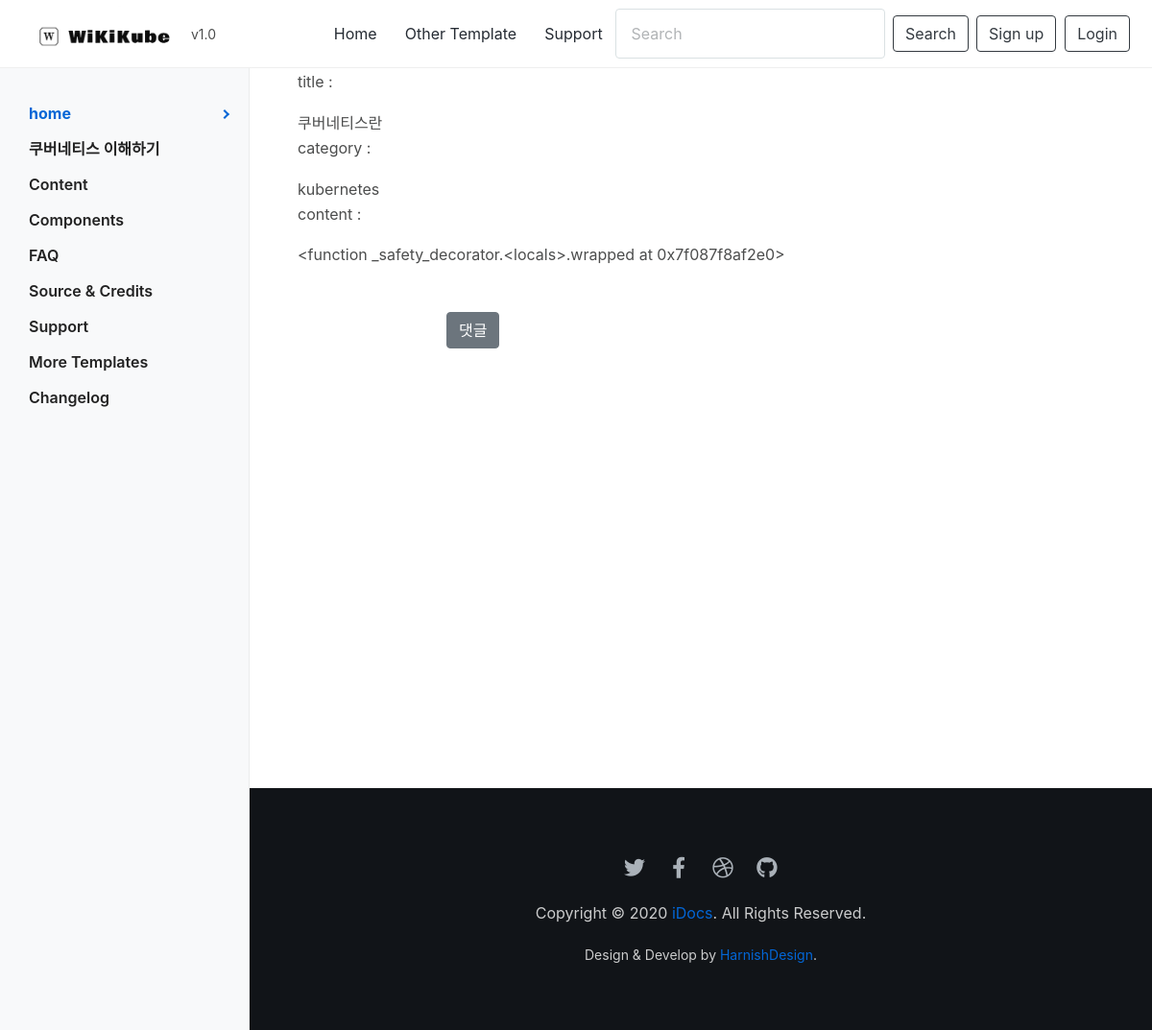
The app's page /docs/postView/1 with its own data.
### k8s_doc/models.py (models this page shows, shortened)
class Post(models.Model):
    title = models.CharField(max_length=100, null=False)
    category = models.CharField(max_length=100, null=False)
    content = models.TextField(max_length=5000, null=False)
    post_time = models.DateTimeField(auto_now_add=True)

### k8s_doc/views.py (the view)
# urls.py: path('postView/<int:post_id>', views.viewPost, name='viewPost'),
def viewPost(request, post_id):
    post = Post.objects.get(pk=post_id)
    comments = Comment.objects.filter(post_id=post_id)
    context = {'post': post, 'comments': comments}
    return render(request, "postDetail.html", context)

### k8s_doc/templatetags/doc_filter.py (called while the page is built)
@register.filter
def formatted_markdown(text):
    return mark_safe(markdownify(text))

### k8s_doc/templates/postDetail.html (shortened to what this page needs)
{% extends 'k8s_doc/base.html' %}
{% block content %}
  <div class="idocs-content">
    {% load doc_filter %}
  <p>title :</p>{{ post.title }}
  <br>
  <p>category :</p>{{ post.category }}
  <br>
  <p>content :</p>{{ post.content|formatted_markdown }}
    <div class="container mt-5" >
        <div class="d-flex justify-content-center row">
            <div class="col-md-8">
                <p>
                    <button class="btn btn-secondary" type="button" data-toggle="collapse" data-target="#collapse" aria-expanded="false" aria-controls="collapse">
                      댓글
                    </button>
                  </p>
        </div>
    </div>
    </div>
</div>
{% endblock %}

### front/assets/css/stylesheet.css (style rules this page uses)
body, html { height: 100%; }
body { background: #dddddd; color: #4c4d4d; }
p { line-height: 1.8; }
@media (min-width: 1200px) { .container { max-width: 1170px !important; } }
.idocs-content { position: relative; margin-left: 260px; padding: 0px 50px 50px; min-height: 750px; transition: all 0.3s; }
.btn-secondary { background-color: #6c757d; border-color: #6c757d; }

### front/assets/css/feedback.css (style rules this page uses)
body { background: #eee }

### records on screen
Post: title "쿠버네티스란", category "kubernetes", content "<function _safety_decorator.<locals>.wrapped at 0x7f087f8af2e0>"
